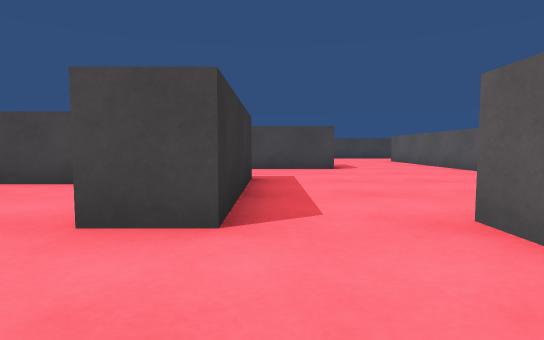
[1] (above)

16 first-person views from a walk through a scene from a Unity 3-D project. The camera is 0.57 m above the floor, tilts 4° down and sees 80° across. The floor is counted in squares, 1 m on a side. Each view is taken from the middle of a square. On the plan, view 1 faces up. The plan holds only what a view shows up to about 9 squares ahead; the rest is blank. The player character is not drawn. Surface patterns are stand-ins for the level's own textures.

[2]
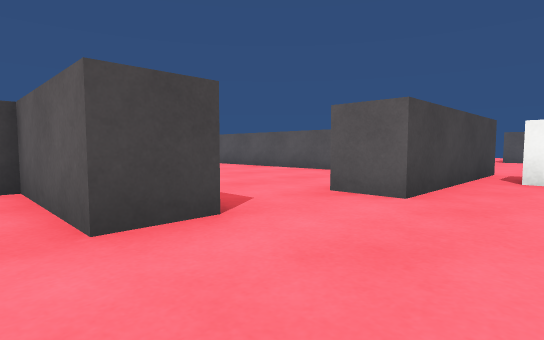

[3]
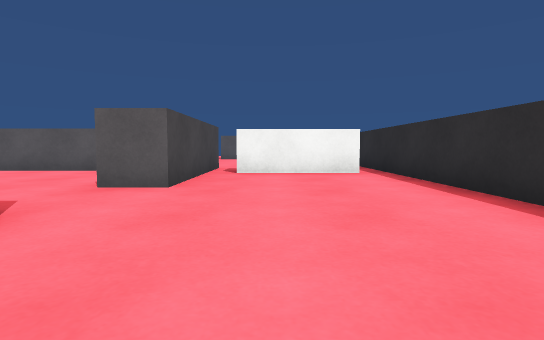

[4]
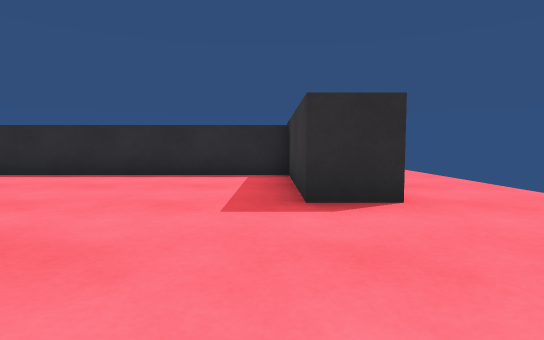

[5]
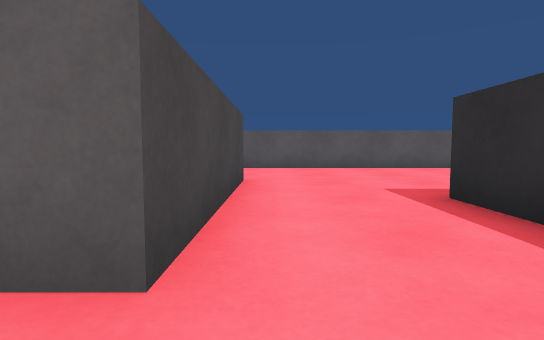

[6]
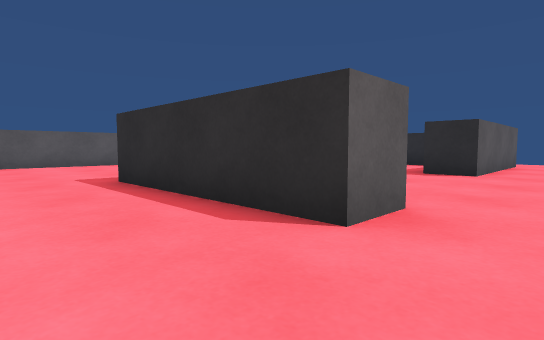

[7]
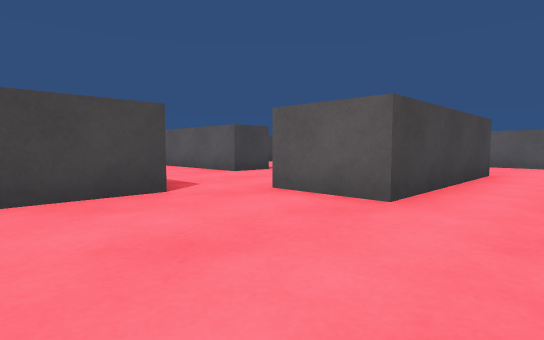

[8]
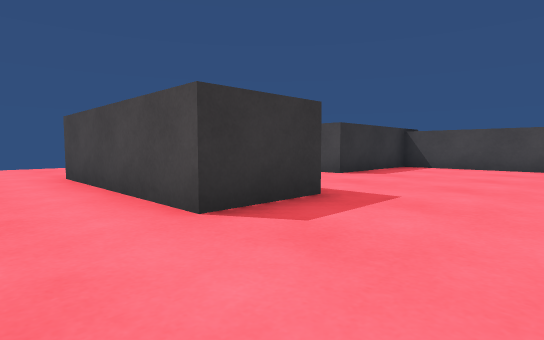

[9]
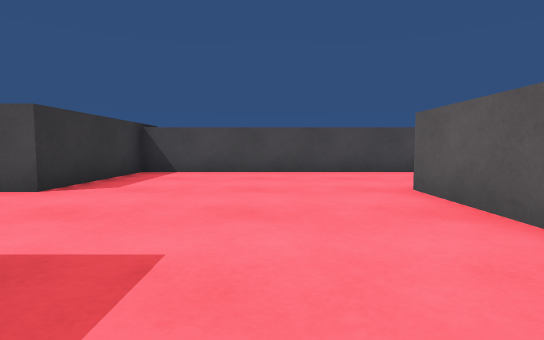

[10]
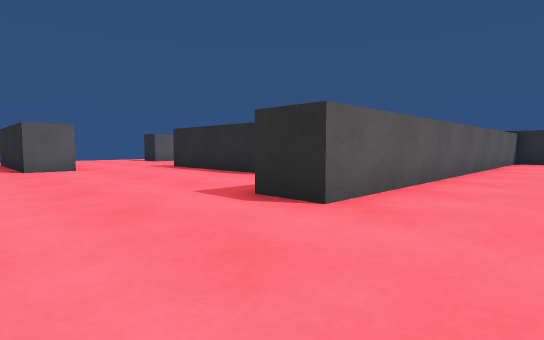

[11]
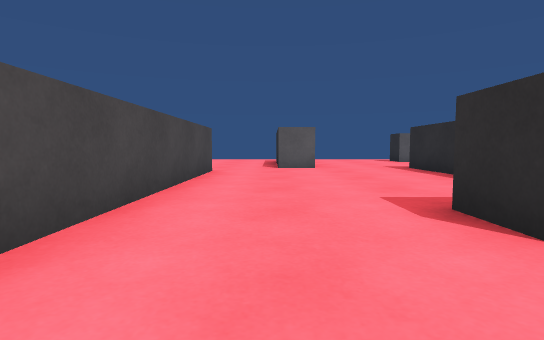

[12]
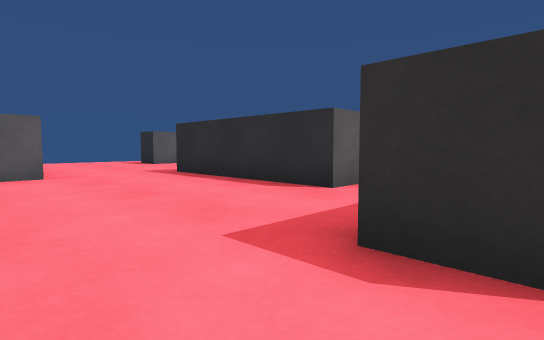

[13]
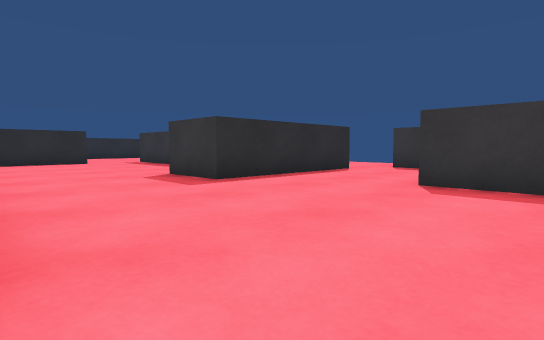

[14]
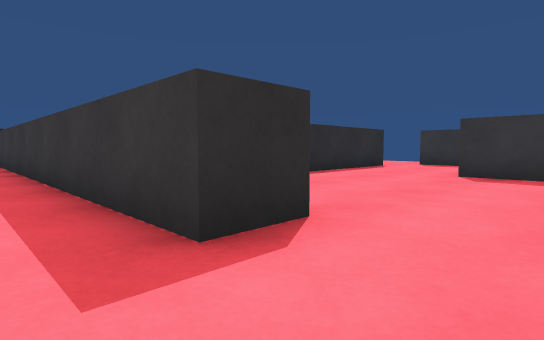

[15]
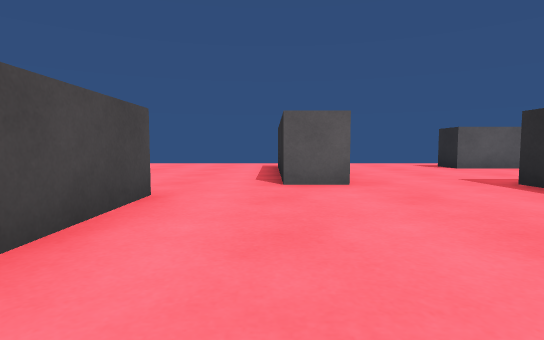

[16]
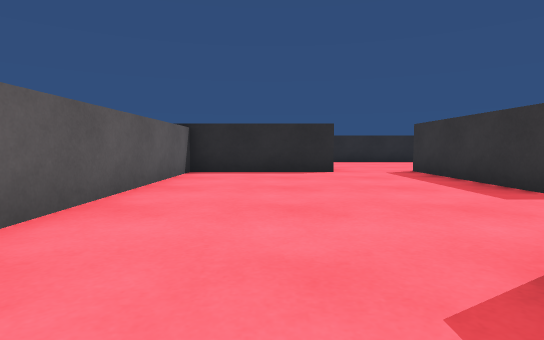

### Floor plan
Key: @ floor where view 1 was taken; # wall or solid block; x gap in a wall; . floor; O other object.
Columns run from 6 left of view 1 to 16 right of it. Each row starts with its distance up from view 1.
 18                     ...
 17       ###########......
 16       #................
 15     .##...........####
 14     .##...........#
 13    ..##....##..........
 12   #........##..........
 11 ###........##.OOOOO....
 10 ...#####...##.O    ...#
  9 ...#####...##        .#
  8 ...........##         #
  7 ...........##
  6 .OOOOO.....##
  5 .OOOOO.....##
  4 .....O.....##
  3 .....O.....##
  2  .......#####..
  1 ...........x...
  0 ..#...@...#
 -1 ..#.......#
 -2 ..#.......#
 -3 ..###########

Where each view was taken, in squares from view 1:
view 1: 0 up, 0 right, facing up
view 2: 0 up, 2 left, facing up-right
view 3: 0 up, 3 left, facing right
view 4: 4 up, 3 left, facing down
view 5: 8 up, 4 left, facing right
view 6: 8 up, 6 left, facing down-right
view 7: 7 up, 6 left, facing up-right
view 8: 7 up, 4 right, facing up-left
view 9: 9 up, 3 right, facing up
view 10: 16 up, 3 right, facing down-right
view 11: 15 up, 3 right, facing right
view 12: 15 up, 5 right, facing down-right
view 13: 15 up, 5 right, facing down-left
view 14: 15 up, 7 right, facing down-left
view 15: 15 up, 7 right, facing right
view 16: 10 up, 3 right, facing down
